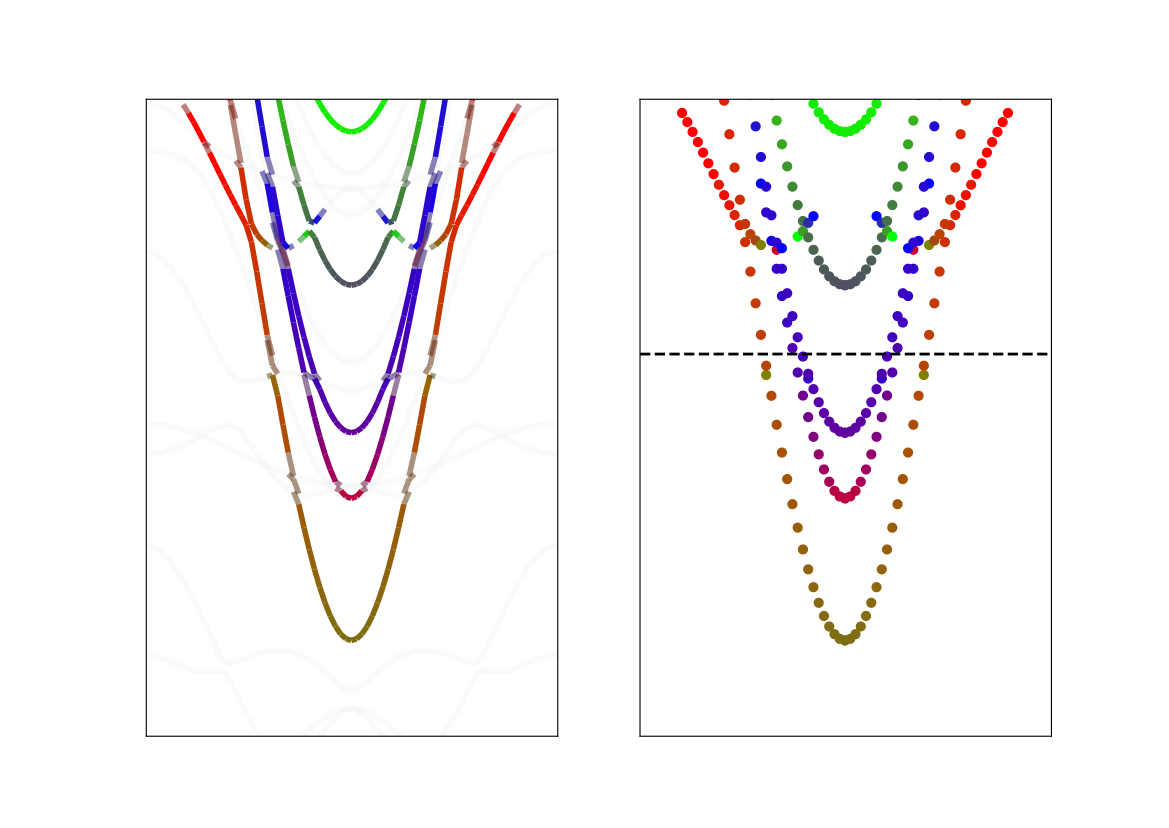

Recreate this plot in Python.
from numpy import array as npa
import numpy as np
import sys
import os
from pymatgen.io.vasp.outputs import Procar, Vasprun
from pymatgen import Structure
from pymatgen.electronic_structure.core import Spin, Orbital

from scipy.interpolate import interp1d
import matplotlib.pyplot as plt
from matplotlib.collections import LineCollection
from matplotlib.gridspec import GridSpec


def rgbline(ax, k, e, red, green, blue, KPOINTS, alpha=1.):
    # creation of segments based on
    # http://nbviewer.ipython.org/urls/raw.github.com/dpsanders/matplotlib-examples/master/colorline.ipynb
    pts = np.array([KPOINTS, e]).T.reshape(-1, 1, 2)
    seg = np.concatenate([pts[:-1], pts[1:]], axis=1)
    nseg = len(KPOINTS) - 1
    r = [0.5 * (red[i] + red[i + 1]) for i in range(nseg)]
    g = [0.5 * (green[i] + green[i + 1]) for i in range(nseg)]
    b = [0.5 * (blue[i] + blue[i + 1]) for i in range(nseg)]
    a = np.sum(np.array([r, g, b]), axis=0)
    a[a < .1] = 0.02
    a -= sys.float_info.epsilon
    color = [(i, j, kk, l) for i, j, kk, l in zip(r, g, b, a)]
    lc = LineCollection(seg, colors=color, linewidth=4)
    ax.add_collection(lc)


if __name__ == "__main__":

    os.chdir('/home/jinho93/interface/pzt-bso/loose/opti/')

    # Load Structure
    structure = Structure.from_file("./band/dense/POSCAR")
    # Load Band Structure Calculations
    bands_K = Vasprun("./band/dense/vasprun.xml")

    # Load Band Structure Calculations
    bands = bands_K.get_band_structure("./band/dense/KPOINTS", line_mode=True)

    # projected bands
    data = Procar("./band/dense/PROCAR").data
    # density of states
    dosrun = Vasprun("./dos/vasprun.xml")

    # labels

    # general options for plot

    # set up 2 graph with aspec ration 2/1
    # plot 1: bands diagram
    # plot 2: Density of States
    gs = GridSpec(1, 2, width_ratios=[1, 1])
    fig = plt.figure(figsize=(11.69, 8.27))
    #    fig.suptitle("$BN_2 Monolayer$")
    ax1 = plt.subplot(gs[0])
    ax2 = plt.subplot(gs[1])  # , sharey=ax1)

    # set ylim for the plot
    # ---------------------
    emin = 1e100
    emax = -1e100

    # Set both fermi levels equal to the band fermi level
    bands.efermi = dosrun.efermi  # = 0

    for spin in bands.bands.keys():
        for b in range(bands.nb_bands):
            emin = min(emin, min(bands.bands[spin][b]))
            emax = max(emax, max(bands.bands[spin][b]))

    emin -= bands.efermi + 1
    emax -= bands.efermi - 1
    #    emin = -20
    emax = 5
    emin = -5

    # makes an empty list with the length of the number of bands and kpoints
    contrib = np.zeros((bands.nb_bands, len(bands.kpoints), 3))
    # sum up atomic contributions and normalize contributions
    # Sum over all bands
    for b in range(bands.nb_bands):
        # Sum over all K-Points
        for k in range(len(bands.kpoints)):
            s = 0
            py_px = 0
            pz = 0
            # Sum over all atoms
            for i in range(len(bands.structure.species)):
                # Sum over the orbitals
                # Select which atom type they belong to
                # 0:s 1:py 2:pz 3:px 4:dxy 5:dyz 6:dz2 7:dxz 8:dx2_y2
                if i == 52:
                    s += data[Spin.up][k][b][i][0] ** 2
                elif i == 53:
                    py_px += data[Spin.up][k][b][i][0] ** 2
                elif i == 54:
                    pz += data[Spin.up][k][b][i][0] ** 2
            tot = s + py_px + pz
            if tot != 0.0:
                contrib[b, k, 0] = s / tot
                contrib[b, k, 1] = py_px / tot
                contrib[b, k, 2] = pz / tot

    recpirocal = bands.lattice_rec.matrix / (2 * 3.14)
    #    q_start, q_end, rec_lattice, num_points=51

    # Empty lists used for caculating the distances between K-Points
    KPOINTS = [0.0]
    DIST = 0.0
    # Create list with distances between Kpoints (Individual), corrects the spacing
    for k in range(len(bands.kpoints) - 1):
        Dist = np.subtract(bands.kpoints[k + 1].frac_coords, bands.kpoints[k].frac_coords)
        DIST += np.linalg.norm(np.dot(recpirocal, Dist))
        KPOINTS.append(DIST)


    # plot bands using rgb mapping
    def plotting(size):
        for b in range(bands.nb_bands):
            ax2.scatter(KPOINTS, [e - bands.efermi for e in bands.bands[Spin.up][b]], c=contrib[b, :, :],
                        s=np.sum(contrib[b, :, :], axis=1) * size)
            rgbline(ax1,
                    range(len(bands.kpoints)),
                    [e - bands.efermi for e in bands.bands[Spin.up][b]],
                    contrib[b, :, 0],
                    contrib[b, :, 1],
                    contrib[b, :, 2],
                    KPOINTS)


    plotting(40)
    # style
    # ax1.set_xlabel("K-points")
    # ax1.set_ylabel(r"$E$ (eV)")

    # fermi level line at 0
    ax2.hlines(y=0, xmin=0, xmax=len(bands.kpoints), color="k", lw=2, linestyle='--')

    TICKS = [0.0]

    ax1.set_xlim(0, .25)
    ax1.set_ylim(-1.5, 1)
    ax1.axes.get_xaxis().set_visible(False)
    ax1.axes.get_yaxis().set_visible(False)
    ax2.set_xlim(0, .25)
    ax2.set_ylim(-1.5, 1)
    ax2.axes.get_xaxis().set_visible(False)
    ax2.axes.get_yaxis().set_visible(False)

    # Density of states
    # -----------------

    # Plotting
    # -----------------
    plt.show()
    plt.savefig(sys.argv[0].strip(".py") + ".pdf", format="pdf")
